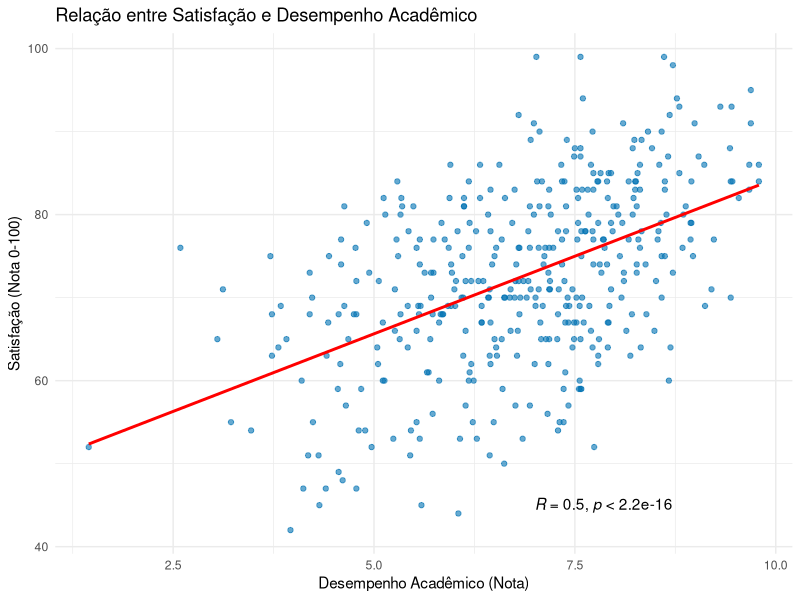
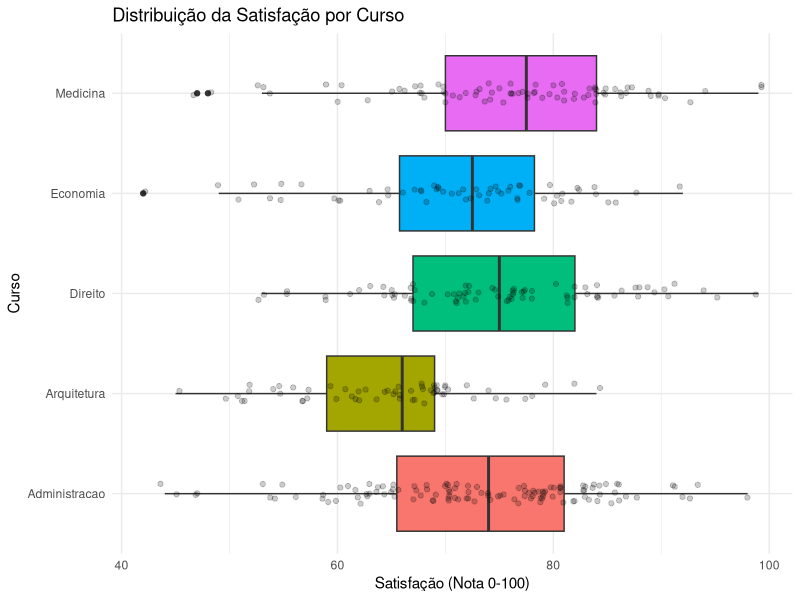
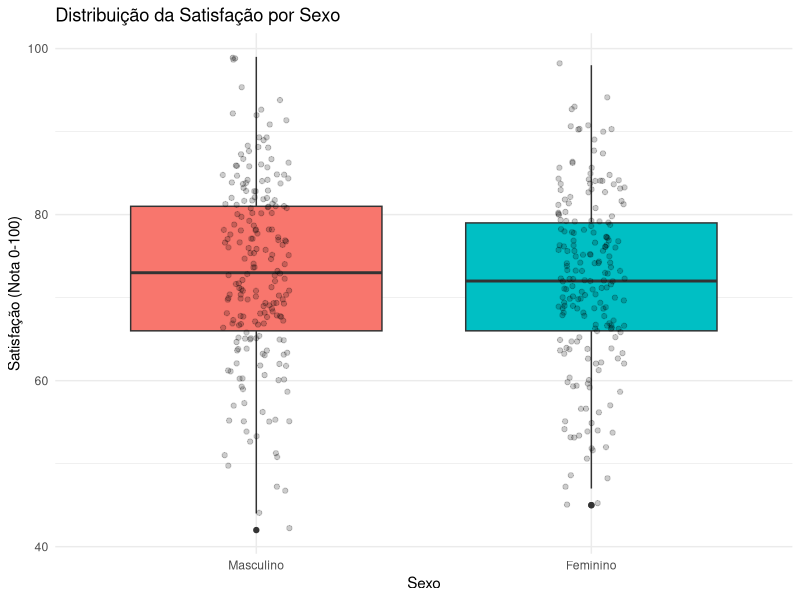
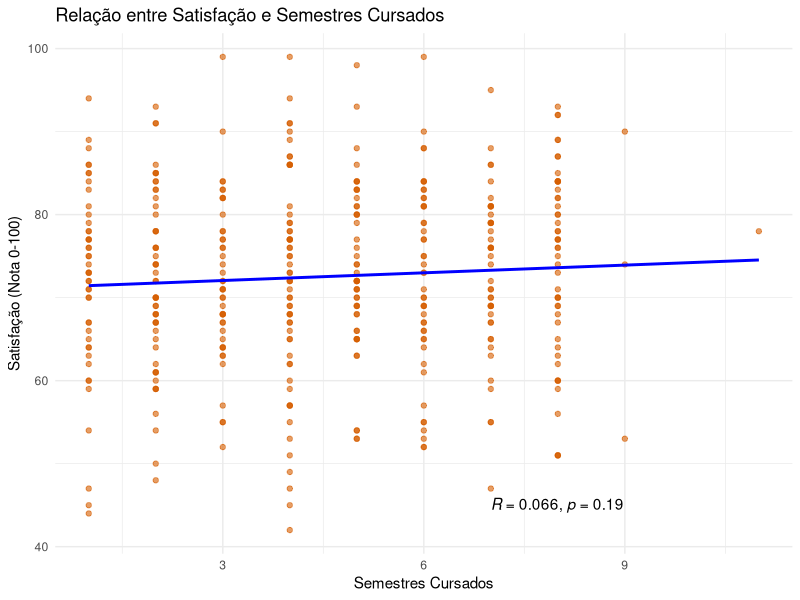
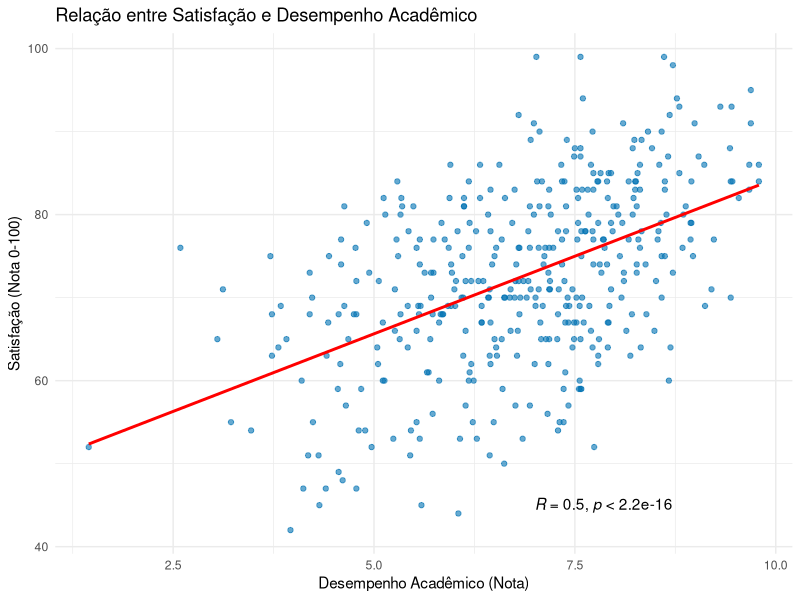
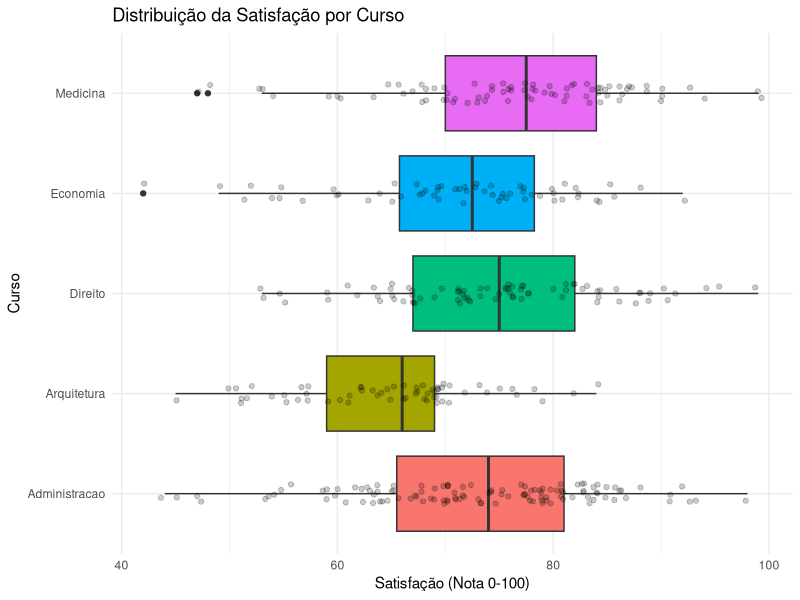
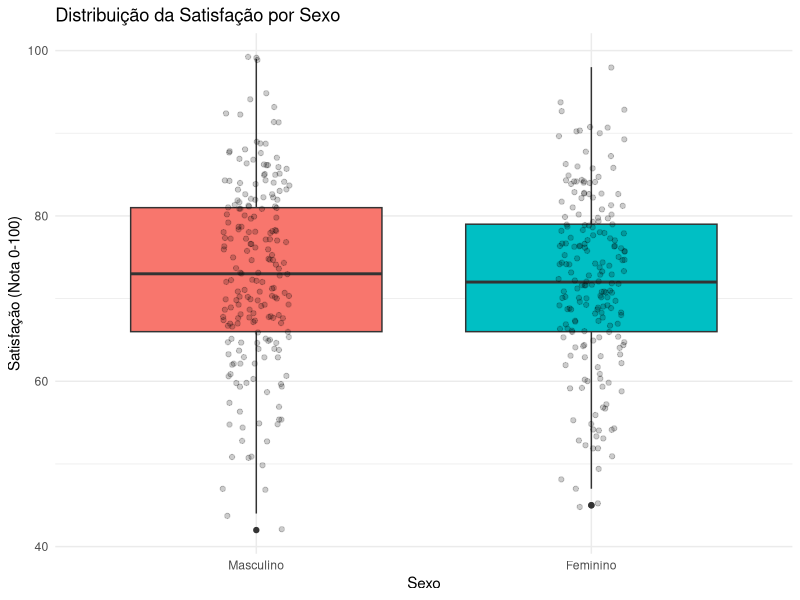
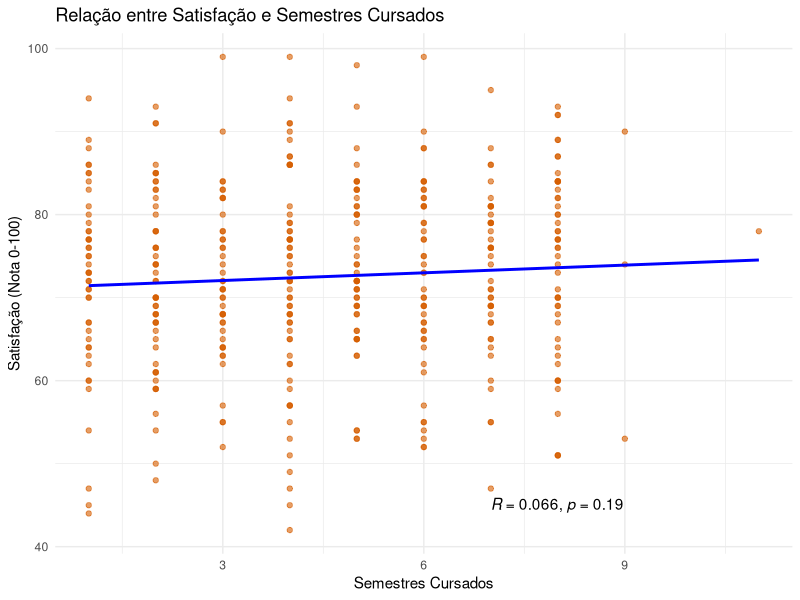

R code for these plots, in order:
# --- --- --- --- --- --- --- --- --- --- --- --- --- --- ---
# TRABALHO: ANÁLISE DE SATISFAÇÃO DA UNIVERSIDADE
# FASE 3: ANÁLISE BIVARIADA (Buscando Relações)
# Autor: Fabrizio Bruzetti
# Data: 25/10/2025 (Atualize com a data de hoje)
# --- --- --- --- --- --- --- --- --- --- --- --- --- --- ---

# 1. CARGA DE PACOTES E DADOS
# ------------------------------------------------
# Vamos carregar os pacotes e os dados novamente
# (Boas práticas: todo script deve ser independente)
library(tidyverse)

# Lendo os dados brutos
df <- read.csv2("./data/satisfacao.csv", header = TRUE, sep = ";")

# Preparando os dados (transformando em fatores, como na Fase 2)
df_analise <- df %>%
  mutate(
    Sexo_label = factor(Sexo, 
                        levels = c(0, 1), 
                        labels = c("Masculino", "Feminino")),
    Curso = factor(Curso),
    Nivel.de.satisfacao = factor(Nivel.de.satisfacao, 
                                 levels = c("Baixa", "Media", "Alta"))
  )

# Vamos também carregar o pacote 'ggpubr' para adicionar correlações
# install.packages("ggpubr") # Rode esta linha UMA VEZ se não o tiver
library(ggpubr)


# 2. ANÁLISE: Satisfação (Numérica) vs. Desempenho (Numérica)
# ------------------------------------------------
print("--- Gráfico: Satisfação vs. Desempenho Acadêmico ---")

# Usamos um gráfico de dispersão (scatter plot)
grafico_sat_desempenho <- ggplot(df_analise, aes(x = Desempenho.academico, y = Satisfacao)) +
  geom_point(alpha = 0.6, color = "#0072B2") + # Pontos com transparência
  geom_smooth(method = "lm", color = "red", se = FALSE) + # Linha de tendência (Regressão Linear Simples)
  # Adiciona o coeficiente de correlação (R) e o p-valor
  stat_cor(method = "pearson", label.x = 7, label.y = 45) +
  labs(title = "Relação entre Satisfação e Desempenho Acadêmico",
       x = "Desempenho Acadêmico (Nota)",
       y = "Satisfação (Nota 0-100)") +
  theme_minimal()

print(grafico_sat_desempenho)
ggsave("./plots/06_dispersao_satisfacao_desempenho.png", plot = grafico_sat_desempenho)


# 3. ANÁLISE: Satisfação (Numérica) vs. Curso (Categórica)
# ------------------------------------------------
print("--- Gráfico: Satisfação por Curso ---")

# Usamos Boxplots para comparar as distribuições de satisfação entre os cursos
grafico_sat_curso <- ggplot(df_analise, aes(x = Curso, y = Satisfacao, fill = Curso)) +
  geom_boxplot(show.legend = FALSE) +
  geom_jitter(width = 0.1, alpha = 0.2, show.legend = FALSE) + # Adiciona os pontos reais
  labs(title = "Distribuição da Satisfação por Curso",
       x = "Curso",
       y = "Satisfação (Nota 0-100)") +
  theme_minimal() +
  coord_flip() # Vira o gráfico para melhor leitura dos cursos

print(grafico_sat_curso)
ggsave("./plots/07_boxplot_satisfacao_curso.png", plot = grafico_sat_curso)


# 4. ANÁLISE: Satisfação (Numérica) vs. Sexo (Categórica)
# ------------------------------------------------
print("--- Gráfico: Satisfação por Sexo ---")

grafico_sat_sexo <- ggplot(df_analise, aes(x = Sexo_label, y = Satisfacao, fill = Sexo_label)) +
  geom_boxplot(show.legend = FALSE) +
  geom_jitter(width = 0.1, alpha = 0.2, show.legend = FALSE) +
  labs(title = "Distribuição da Satisfação por Sexo",
       x = "Sexo",
       y = "Satisfação (Nota 0-100)") +
  theme_minimal()

print(grafico_sat_sexo)
ggsave("./plots/08_boxplot_satisfacao_sexo.png", plot = grafico_sat_sexo)


# 5. ANÁLISE: Satisfação (Numérica) vs. Semestres (Numérica/Discreta)
# ------------------------------------------------
print("--- Gráfico: Satisfação vs. Semestres Cursados ---")

grafico_sat_semestres <- ggplot(df_analise, aes(x = Semestres.cursados, y = Satisfacao)) +
  geom_point(alpha = 0.6, color = "#D55E00") +
  geom_smooth(method = "lm", color = "blue", se = FALSE) + # Linha de tendência
  stat_cor(method = "pearson", label.x = 7, label.y = 45) +
  labs(title = "Relação entre Satisfação e Semestres Cursados",
       x = "Semestres Cursados",
       y = "Satisfação (Nota 0-100)") +
  theme_minimal()

print(grafico_sat_semestres)
ggsave("./plots/09_dispersao_satisfacao_semestres.png", plot = grafico_sat_semestres)


# --- --- --- --- --- --- --- --- --- --- --- --- --- --- ---
# FIM DA FASE 3
# --- --- --- --- --- --- --- --- --- --- --- --- --- --- ---